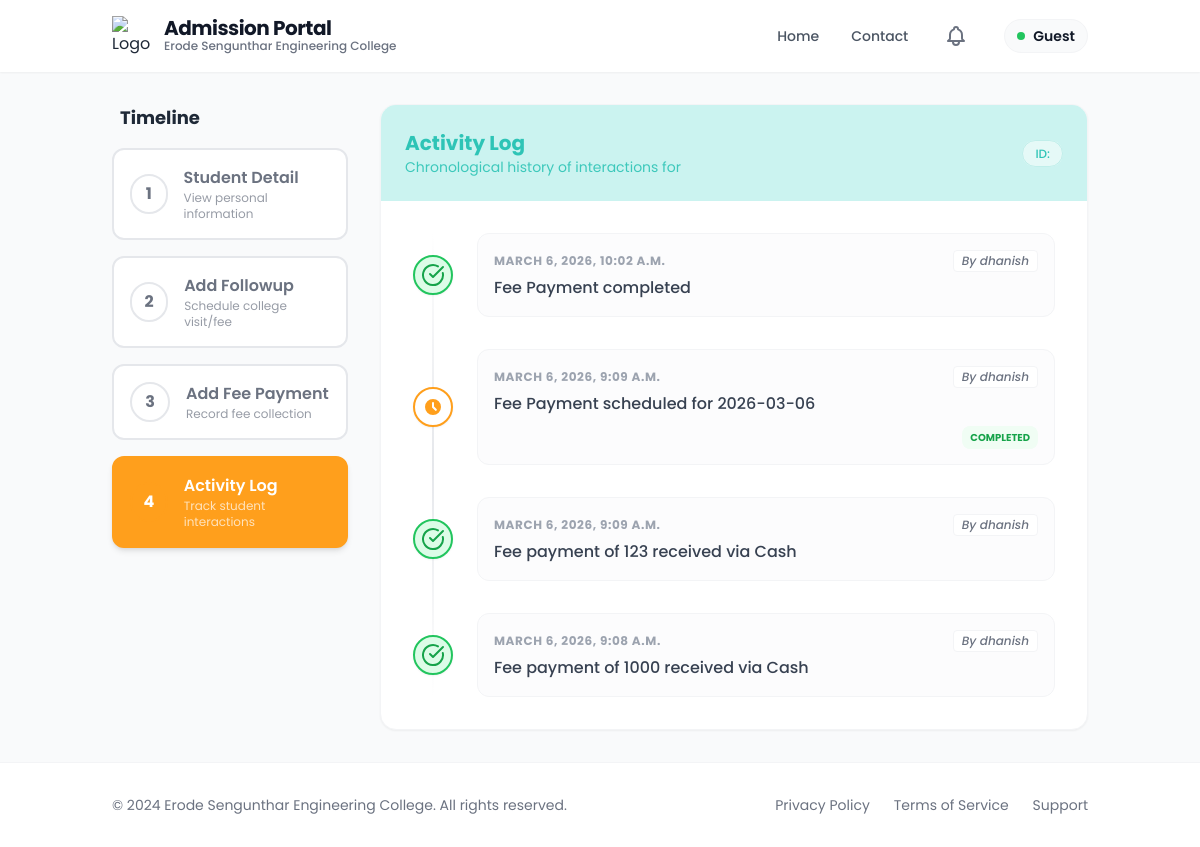
Screenshot of /activities/4/ with the database file from the repository.
### admission_form/models.py (models this page shows, shortened)
class ActivityLog(models.Model):
    student = models.ForeignKey(
        Admission,
        on_delete=models.CASCADE,
        related_name='activities'
    )
    action = models.CharField(max_length=255)
    created_by = models.ForeignKey(User, on_delete=models.SET_NULL, null=True, related_name='af_activitylog_set')
    followup = models.ForeignKey(
        FollowUp,
        on_delete=models.SET_NULL,
        null=True,
        blank=True,
        related_name='logs'
    )
    is_completed = models.BooleanField(default=False)
    created_at = models.DateTimeField(auto_now_add=True)
    class Meta:
        app_label = 'admission_form'

### admission_form/followup.py (the view)
# urls.py: path('activities/<int:pk>/', followup.student_activity_log, name='student_activity_log'),
def student_activity_log(request, pk):
    student = get_object_or_404(Admission, pk=pk)
    activities = student.activities.all().order_by('-created_at')
    return render(request, 'followup/activity_log.html', {
        'student': student,
        'admission': student,
        'activities': activities,
        'active_step': 'activity_log'
    })

### templates/followup/activity_log.html (shortened to what this page needs)
{% extends 'followup/new_base.html' %}
{% block content %}
<div class="flex flex-col lg:flex-row gap-8">
    <div class="lg:w-1/4">
        <div class="sticky top-24">
            <h3 class="text-lg font-bold mb-4 text-gray-800 px-2">Timeline</h3>
            {% include 'followup/stepper.html' %}
        </div>
    </div>
    <div class="lg:w-3/4">
        <div class="bg-white rounded-2xl shadow-sm border border-gray-100 overflow-hidden">
            <div class="p-6 bg-accent text-dark">
                <div class="flex justify-between items-center">
                    <div>
                        <h2 class="text-xl font-bold">Activity Log</h2>
                        <p class="text-sm opacity-90">Chronological history of interactions for {{ student.student_name }}</p>
                    </div>
                    <div class="hidden md:block">
                        <span
                            class="bg-white/50 px-3 py-1 rounded-full text-xs font-medium border border-dark/20 text-dark">
                            ID: {{ student.register_number }}
                        </span>
                    </div>
                </div>
            </div>
            <div class="p-8">
                {% if activities %}
                <div
                    class="relative space-y-8 before:absolute before:inset-0 before:ml-5 before:-translate-x-px before:h-full before:w-0.5 before:bg-gradient-to-b before:from-transparent before:via-gray-200 before:to-transparent">
                    {% for activity in activities %}
                    <div class="relative flex items-center justify-between md:justify-start">
                        {% if activity.is_completed %}
                        <div class="flex items-center justify-center w-10 h-10 rounded-full border-2 shadow-sm z-10 shrink-0"
     style="background-color: #dcfce7; border-color: #22c55e;">
    <svg xmlns="http://www.w3.org/2000/svg"
         width="24"
         height="24"
         viewBox="0 0 24 24"
         style="color: #16a34a;">
        <g fill="none"
           stroke="currentColor"
           stroke-linecap="round"
           stroke-linejoin="round"
           stroke-width="2">
            <path d="M21.801 10A10 10 0 1 1 17 3.335"/>
            <path d="m9 11l3 3L22 4"/>
        </g>
    </svg>
</div>
                        {% else %}
                        <div
                            class="flex items-center justify-center w-10 h-10 rounded-full bg-white border-2 border-primary shadow-sm z-10 shrink-0">
                            <svg class="w-5 h-5 text-primary" fill="currentColor" viewBox="0 0 20 20">
                                <path fill-rule="evenodd"
                                    d="M10 18a8 8 0 100-16 8 8 0 000 16zm1-12a1 1 0 10-2 0v4a1 1 0 00.293.707l2.828 2.829a1 1 0 101.415-1.415L11 9.586V6z"
                                    clip-rule="evenodd" />
                            </svg>
                        </div>
                        {% endif %}
                        <div class="w-[calc(100%-3rem)] ml-6 p-4 rounded-xl bg-gray-50/50 border border-gray-100">
                            <div class="flex flex-col sm:flex-row sm:items-center justify-between gap-2 mb-1">
                                <time class="text-xs font-bold text-gray-400 uppercase tracking-wider">
                                    {{ activity.created_at }}</time>
                                <span
                                    class="text-xs font-medium text-gray-500 bg-white px-2 py-0.5 rounded border border-gray-100 italic">By
                                    {{ activity.created_by.get_full_name|default:activity.created_by.username }}</span>
                            </div>
                            <div class="text-gray-700 font-medium">{{ activity.action }}</div>
                            {% if activity.followup and not activity.followup.completed %}
                            <div class="mt-2 text-right">
                                <select
                                    onchange="if(this.value==='Completed') completeFollowUp({{ activity.followup.id }})"
                                    class="text-[10px] bg-amber-50 border-amber-200 rounded-lg px-2 py-1 font-bold text-amber-600 focus:ring-primary focus:border-primary cursor-pointer">
                                    <option value="Pending" selected>Pending</option>
                                    <option value="Completed">Completed</option>
                                </select>
                            </div>
                            {% elif activity.followup and activity.followup.completed %}
                            <div class="mt-2 text-right">
                                <span
                                    class="text-[10px] font-bold text-green-600 bg-green-50 px-2 py-1 rounded-lg uppercase">Completed</span>
                            </div>
                            {% endif %}
                        </div>
                    </div>
                    {% endfor %}
                </div>
                {% endif %}
            </div>
        </div>
    </div>
</div>
{% endblock %}

### rows the page displays
ActivityLog: is_completed True (drawn), created_at "MARCH 6, 2026, 10:02 A.M.", created_by.get_full_name "dhanish", action "Fee Payment completed"
ActivityLog: is_completed False (drawn), created_at "MARCH 6, 2026, 9:09 A.M.", created_by.get_full_name "dhanish", action "Fee Payment scheduled for 2026-03-06", shows "COMPLETED"
ActivityLog: is_completed True (drawn), created_at "MARCH 6, 2026, 9:09 A.M.", created_by.get_full_name "dhanish", action "Fee payment of 123 received via Cash"
ActivityLog: is_completed True (drawn), created_at "MARCH 6, 2026, 9:08 A.M.", created_by.get_full_name "dhanish", action "Fee payment of 1000 received via Cash"

### other values shown
{{ user.username|default:"Guest" }} "Guest"
